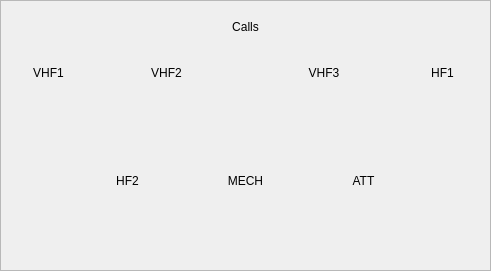
   <widget class="QFrame" name="workArea_3">
    <property name="geometry">
     <rect>
      <x>1240</x>
      <y>340</y>
      <width>491</width>
      <height>271</height>
     </rect>
    </property>
    <property name="sizePolicy">
     <sizepolicy hsizetype="Preferred" vsizetype="Expanding">
      <horstretch>0</horstretch>
      <verstretch>0</verstretch>
     </sizepolicy>
    </property>
    <property name="maximumSize">
     <size>
      <width>16777215</width>
      <height>520</height>
     </size>
    </property>
    <property name="frameShape">
     <enum>QFrame::Shape::StyledPanel</enum>
    </property>
    <layout class="QGridLayout" name="gridLayout_3">
     <item row="1" column="0">
      <layout class="QVBoxLayout" name="verticalLayout_10">
       <item>
        <widget class="QLabel" name="lblADF1_13">
         <property name="text">
          <string>VHF1</string>
         </property>
         <property name="alignment">
          <set>Qt::AlignmentFlag::AlignCenter</set>
         </property>
        </widget>
       </item>
       <item>
        <widget class="AviaLampToggleButton" name="lampPlaceholder_7" native="true"/>
       </item>
      </layout>
     </item>
     <item row="1" column="1" colspan="2">
      <layout class="QVBoxLayout" name="verticalLayout_11">
       <item>
        <widget class="QLabel" name="lblADF1_14">
         <property name="text">
          <string>VHF2</string>
         </property>
         <property name="alignment">
          <set>Qt::AlignmentFlag::AlignCenter</set>
         </property>
        </widget>
       </item>
       <item>
        <widget class="AviaLampToggleButton" name="lampPlaceholder_8" native="true"/>
       </item>
      </layout>
     </item>
     <item row="1" column="3" colspan="2">
      <layout class="QVBoxLayout" name="verticalLayout_12">
       <item>
        <widget class="QLabel" name="lblADF1_15">
         <property name="text">
          <string>VHF3</string>
         </property>
         <property name="alignment">
          <set>Qt::AlignmentFlag::AlignCenter</set>
         </property>
        </widget>
       </item>
       <item>
        <widget class="AviaLampToggleButton" name="lampPlaceholder_9" native="true"/>
       </item>
      </layout>
     </item>
     <item row="1" column="5">
      <layout class="QVBoxLayout" name="verticalLayout_13">
       <item>
        <widget class="QLabel" name="lblADF1_16">
         <property name="text">
          <string>HF1</string>
         </property>
         <property name="alignment">
          <set>Qt::AlignmentFlag::AlignCenter</set>
         </property>
        </widget>
       </item>
       <item>
        <widget class="AviaLampToggleButton" name="lampPlaceholder_10" native="true"/>
       </item>
      </layout>
     </item>
     <item row="2" column="1">
      <layout class="QVBoxLayout" name="verticalLayout_14">
       <item>
        <widget class="QLabel" name="lblADF1_17">
         <property name="text">
          <string>HF2</string>
         </property>
         <property name="alignment">
          <set>Qt::AlignmentFlag::AlignCenter</set>
         </property>
        </widget>
       </item>
       <item>
        <widget class="AviaLampToggleButton" name="lampPlaceholder_11" native="true"/>
       </item>
      </layout>
     </item>
     <item row="2" column="2" colspan="2">
      <layout class="QVBoxLayout" name="verticalLayout_15">
       <item>
        <widget class="QLabel" name="lblADF1_18">
         <property name="text">
          <string>MECH</string>
         </property>
         <property name="alignment">
          <set>Qt::AlignmentFlag::AlignCenter</set>
         </property>
        </widget>
       </item>
       <item>
        <widget class="AviaLampToggleButton" name="lampPlaceholder_12" native="true"/>
       </item>
      </layout>
     </item>
     <item row="2" column="4">
      <layout class="QVBoxLayout" name="verticalLayout_16">
       <item>
        <widget class="QLabel" name="lblADF1_19">
         <property name="text">
          <string>ATT</string>
         </property>
         <property name="alignment">
          <set>Qt::AlignmentFlag::AlignCenter</set>
         </property>
        </widget>
       </item>
       <item>
        <widget class="AviaLampToggleButton" name="lampPlaceholder_13" native="true"/>
       </item>
      </layout>
     </item>
     <item row="0" column="2" colspan="2">
      <widget class="QLabel" name="lblADF1_12">
       <property name="maximumSize">
        <size>
         <width>16777215</width>
         <height>30</height>
        </size>
       </property>
       <property name="text">
        <string>Calls</string>
       </property>
       <property name="alignment">
        <set>Qt::AlignmentFlag::AlignCenter</set>
       </property>
      </widget>
     </item>
    </layout>
   </widget>
